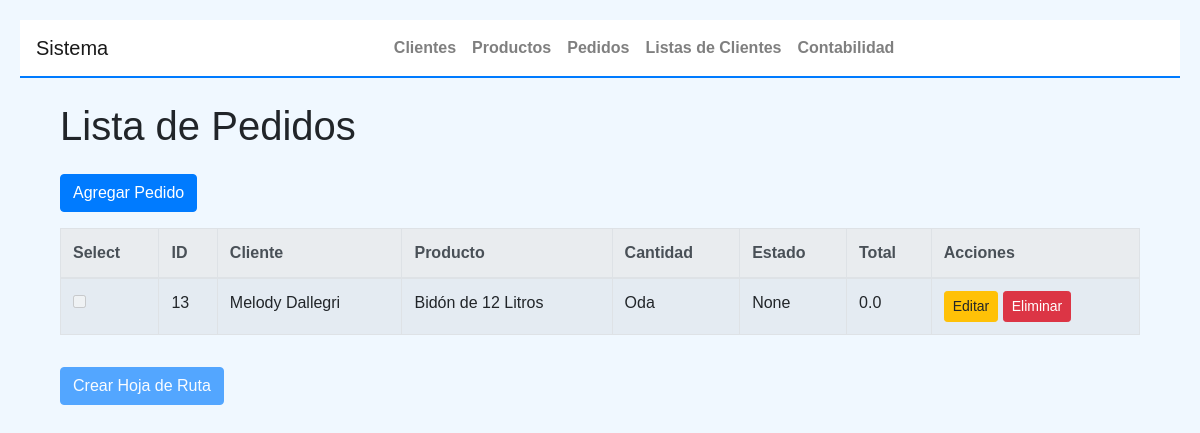
Page /pedidos on the earlier database version.
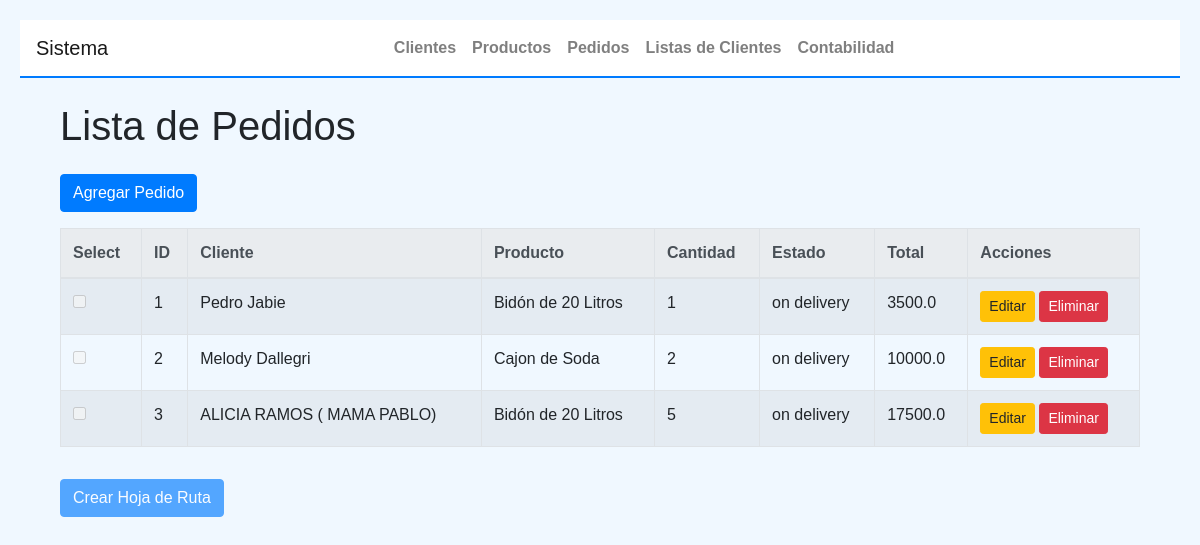
Same page on the later database version.
### tables this page shows
CREATE TABLE "pedidos" (
	"id"	INTEGER,
	"cliente_id"	INTEGER NOT NULL,
	"producto_id"	INTEGER NOT NULL,
	"cantidad"	INTEGER NOT NULL,
	"estado"	TEXT,
	"total"	NUMERIC,
	FOREIGN KEY("cliente_id") REFERENCES "clientes"("id"),
	FOREIGN KEY("producto_id") REFERENCES "productos"("id"),
	PRIMARY KEY("id" AUTOINCREMENT)
);

CREATE TABLE clientes (
    id INTEGER PRIMARY KEY AUTOINCREMENT,
    nombre_completo TEXT NOT NULL,
    celular TEXT NOT NULL,
    direccion TEXT NOT NULL,
    estado_conversacion TEXT,
    producto_seleccionado TEXT
);

CREATE TABLE productos (
    id INTEGER PRIMARY KEY AUTOINCREMENT,
    nombre TEXT NOT NULL,
    descripcion TEXT NOT NULL,
    precio REAL NOT NULL
);

### app2.py (the view)
@app.route('/pedidos')
@handle_db_error
def pedidos():
    form = EmptyForm()
    pedidos = Pedido.get_vista()
    return render_template('pedidos.html', pedidos=pedidos, form=form), 200

### app2.py
class EmptyForm(FlaskForm):
    pass

### app2.py (called while the page is built)
@app.teardown_appcontext
def close_db_connection(exception):
    db = g.pop('db', None)
    if db is not None:
        db.close()

def handle_db_error(func):
    @functools.wraps(func)
    def wrapper(*args, **kwargs):
        try:
            return func(*args, **kwargs)
        except sqlite3.Error as e:
            print(f"Database error: {e}")
            return abort(500, description="Internal Server Error")
    return wrapper

### objetos2.py (called while the page is built)
    @staticmethod
    def get_db_connection():
        try:
            conn = sqlite3.connect(DATABASE)
            conn.row_factory = sqlite3.Row
            return conn
        except sqlite3.Error as e:
            print(f"Error connecting to the database: {e}")
            raise

    @staticmethod
    def close_connection(conn):
        if conn:
            try:
                conn.close()
            except sqlite3.Error as e:
                print(f"Error closing the database connection: {e}")

    @staticmethod
    def get_vista():
        conn = Pedido.get_db_connection()
        try:
            pedidos = conn.execute('''
                SELECT c.nombre_completo as nombre, pro.nombre as producto, p.cantidad as cantidad, p.estado as estado, p.id as id, pro.precio * p.cantidad as total
                FROM pedidos AS p
                JOIN clientes AS c ON p.cliente_id = c.id
                JOIN productos AS pro ON p.producto_id = pro.id
            ''').fetchall()
            return pedidos
        except sqlite3.Error as e:
            print(f"Error retrieving pedido vista: {e}")
        finally:
            Pedido.close_connection(conn)
        return []

### templates/pedidos.html (shortened to what this page needs)
{% extends "base.html" %}
{% block content %}
<div class="container mt-4">
    <h1 class="mb-4">Lista de Pedidos</h1>
    <a href="{{ url_for('nuevo_pedido') }}" class="btn btn-primary mb-3">Agregar Pedido</a>
    <form id="hoja-ruta-form" action="{{ url_for('create_hoja_de_ruta') }}" method="POST">
        <div class="table-responsive">
            <table class="table table-bordered table-striped">
                <thead class="thead-light">
                    <tr>
                        <th>Select</th>
                        <th>ID</th>
                        <th>Cliente</th>
                        <th>Producto</th>
                        <th>Cantidad</th>
                        <th>Estado</th>
                        <th>Total</th>
                        <th>Acciones</th>
                    </tr>
                </thead>
                <tbody>
                    {% for pedido in pedidos %}
                    <tr>
                        <td>
                            <input type="checkbox" name="pedido_id" value="{{ pedido.id }}" class="pedido-checkbox"
                                {% if pedido.estado != 'pendiente' %}disabled{% endif %}>
                        </td>
                        <td>{{ pedido.id }}</td>
                        <td>{{ pedido.nombre }}</td>
                        <td>{{ pedido.producto }}</td>
                        <td>{{ pedido.cantidad }}</td>
                        <td>{{ pedido.estado }}</td>
                        <td>{{ pedido.total }}</td>
                        <td>
                            <a href="{{ url_for('editar_pedido', id=pedido.id) }}" class="btn btn-warning btn-sm">Editar</a>
                            <button type="button" class="btn btn-danger btn-sm" onclick="deletePedido({{ pedido.id }})">Eliminar</button>
                        </td>
                    </tr>
                    {% endfor %}
                </tbody>
            </table>
        </div>
        <button type="submit" id="create-hoja-btn" class="btn btn-primary mt-3" disabled>Crear Hoja de Ruta</button>
    </form>
</div>
{% endblock %}

### templates/base.html (shortened to what this page needs)
<!DOCTYPE html>
<html lang="en">
<head>
    <link href="https://stackpath.bootstrapcdn.com/bootstrap/4.5.2/css/bootstrap.min.css" rel="stylesheet">
</head>
<body>
    <nav class="navbar navbar-expand-lg navbar-light">
        <a class="navbar-brand" href="{{ url_for('index') }}">Sistema</a>
        <div class="collapse navbar-collapse justify-content-center" id="navbarNav">
            <ul class="navbar-nav">
                <li class="nav-item">
                    <a class="nav-link" href="{{ url_for('index') }}">Clientes</a>
                </li>
                <li class="nav-item">
                    <a class="nav-link" href="{{ url_for('productos') }}">Productos</a>
                </li>
                <li class="nav-item">
                    <a class="nav-link" href="{{ url_for('pedidos') }}">Pedidos</a>
                </li>
                <li class="nav-item">
                    <a class="nav-link" href="{{ url_for('view_all_client_lists') }}">Listas de Clientes</a>
                </li>
                    <a class="nav-link" href="{{ url_for('accounting') }}">Contabilidad</a>
            </ul>
        </div>
    </nav>
    <div class="container mt-4">
        {% block content %}{% endblock %}
    </div>
</body>
</html>

### templates/base.html (style rules this page uses)
body { font-family: Arial, sans-serif; margin: 20px; background-color: #f0f8ff; }
nav.navbar { background-color: #ffffff; border-bottom: 2px solid #007bff; }
nav a.nav-link { color: #007bff; font-weight: bold; }

Differences in the rows shown:
removed pedidos: id "13", nombre "Melody Dallegri", producto "Bidón de 12 Litros", cantidad "Oda", estado "None", total "0.0"
added pedidos: id "1", nombre "Pedro Jabie", producto "Bidón de 20 Litros", cantidad "1", estado "on delivery", total "3500.0"
added pedidos: id "2", nombre "Melody Dallegri", producto "Cajon de Soda", cantidad "2", estado "on delivery", total "10000.0"
added pedidos: id "3", nombre "ALICIA RAMOS ( MAMA PABLO)", producto "Bidón de 20 Litros", cantidad "5", estado "on delivery", total "17500.0"
